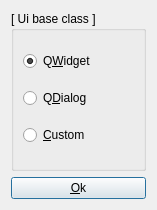
<ui version="4.0" >
 <class>designerUiType</class>
 <widget class="QDialog" name="designerUiType" >
  <property name="geometry" >
   <rect>
    <x>0</x>
    <y>0</y>
    <width>157</width>
    <height>210</height>
   </rect>
  </property>
  <property name="windowTitle" >
   <string>Ui</string>
  </property>
  <layout class="QVBoxLayout" name="verticalLayout_2" >
   <item>
    <widget class="QGroupBox" name="groupBox" >
     <property name="title" >
      <string>[ Ui base class ]</string>
     </property>
     <layout class="QVBoxLayout" name="verticalLayout" >
      <item>
       <widget class="QRadioButton" name="widgetRadioButton" >
        <property name="text" >
         <string>Q&amp;Widget</string>
        </property>
        <property name="checked" >
         <bool>true</bool>
        </property>
       </widget>
      </item>
      <item>
       <widget class="QRadioButton" name="dialogRadioButton" >
        <property name="text" >
         <string>Q&amp;Dialog</string>
        </property>
       </widget>
      </item>
      <item>
       <widget class="QRadioButton" name="customRadioButton" >
        <property name="text" >
         <string>&amp;Custom</string>
        </property>
       </widget>
      </item>
     </layout>
    </widget>
   </item>
   <item>
    <widget class="QPushButton" name="pushButton" >
     <property name="text" >
      <string>&amp;Ok</string>
     </property>
    </widget>
   </item>
  </layout>
 </widget>
 <resources/>
 <connections>
  <connection>
   <sender>pushButton</sender>
   <signal>clicked()</signal>
   <receiver>designerUiType</receiver>
   <slot>accept()</slot>
   <hints>
    <hint type="sourcelabel" >
     <x>97</x>
     <y>129</y>
    </hint>
    <hint type="destinationlabel" >
     <x>60</x>
     <y>146</y>
    </hint>
   </hints>
  </connection>
 </connections>
</ui>
